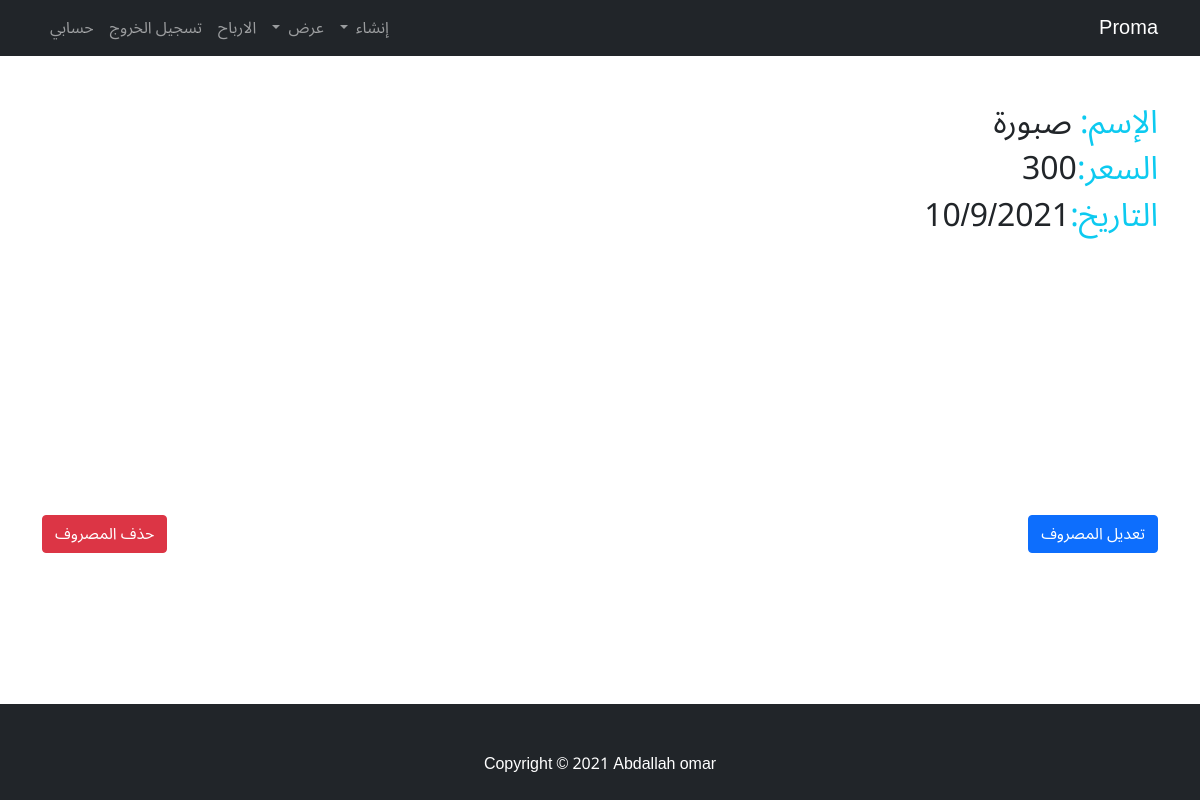
Page /masrofs/3 (signed in) on the committed database.
### home_app/models.py (models this page shows, shortened)
class masrof(models.Model):
    user = models.ForeignKey(User, verbose_name=("المستخدم"), on_delete=models.CASCADE)
    name = models.CharField(max_length=50, verbose_name="المصروف")
    price = models.IntegerField(verbose_name="السعر")
    date = models.DateTimeField(auto_now=True, verbose_name="التاريخ")
    add_date = models.DateField(auto_now=False, auto_now_add=False, verbose_name="التاريخ",null=True,blank=True)
    class Meta:
        verbose_name = ("masrof")
        verbose_name_plural = ("masrofs")

### home_app/views.py (the view)
# urls.py: path('masrofs/<int:id>', masrof_detail, name="masrof_detail"),
@login_required
def masrof_detail(request, id):
    masrof_detail = masrof.objects.filter(id=id, user=request.user)
    return render(request, 'project/masrof_detail.html', context={'masrof':masrof_detail})

### home_app/templates/project/masrof_detail.html
{% extends 'short_base.html' %}
{% block body %}
<div class="container mt-5">
    {% for masrof in masrof %}
        <h2 class="col-sm-12 col-xs-12 col-md-6 col-lg-6 col-xl-6"><span class="text-info">الإسم: </span>{{masrof.name}}</h2>
        <h2 class="col-sm-12 col-xs-12 col-md-6 col-lg-6 col-xl-6"><span class="text-info">السعر:</span>{{masrof.price}}</h2>
        <h2 class="col-sm-12 col-xs-12 col-md-6 col-lg-6 col-xl-6"><span class="text-info">التاريخ:</span>{{masrof.date|date:"j/n/Y"}}</h2>
        <div class="row" style="margin-top: 280px;">
            <div class="col-6"><a href="{% url 'app:edit_masrof'  masrof.id %}" class="btn btn-primary">تعديل المصروف</a></div>
            <div class="col-6 text-end align-self-end"><a href="{% url 'app:delete_masrof'  masrof.id %}" class="btn btn-danger">حذف المصروف</a></div>
        </div>
    {% endfor %}
</div>
{% endblock %}

### home_app/templates/short_base.html (style rules this page uses)
* { font-family: 'Noto Sans Arabic', sans-serif; }

### rows in the picture
masrof: name "صبورة", price "300", date "10/9/2021"
